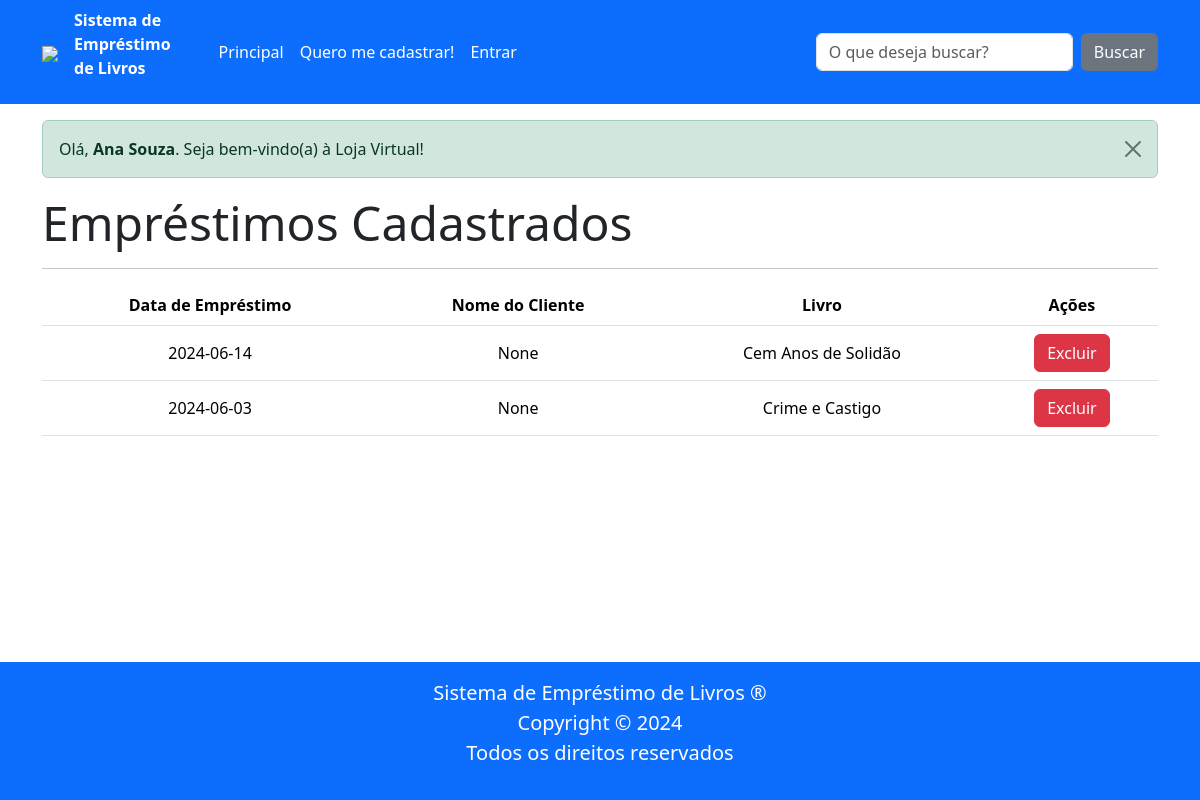
The app's page /emprestimos (signed in) with its own data.
### tables this page shows
CREATE TABLE cliente (
        id INTEGER PRIMARY KEY AUTOINCREMENT,
        nome TEXT NOT NULL,
        cpf TEXT NOT NULL UNIQUE,
        data_nascimento DATE NOT NULL,
        endereco TEXT NOT NULL,
        telefone TEXT NOT NULL UNIQUE,
        email TEXT NOT NULL UNIQUE,
        senha TEXT NOT NULL,
        admin INTEGER NOT NULL DEFAULT 0,
        token TEXT);

CREATE TABLE emprestimo (
    id INTEGER PRIMARY KEY AUTOINCREMENT,
    cliente_id INTEGER NOT NULL,
    data_emprestimo DATE NOT NULL,
    FOREIGN KEY (cliente_id) REFERENCES cliente (id)
);

CREATE TABLE livro (
        id INTEGER PRIMARY KEY AUTOINCREMENT,
        nome TEXT NOT NULL,
        autor TEXT NOT NULL,
        descricao TEXT NOT NULL,
        isbn TEXT NOT NULL,
        emprestado BOOLEAN NOT NULL

        );

### routes/main_routes.py (the view)
@router.get("/emprestimos")
async def get_emprestimos(request: Request):
    lista_emprestimos = EmprestimoRepo.obter_todos()
    lista_livros = LivroRepo.obter_todos()
    lista_clientes = ClienteRepo.obter_todos()
    lista_emprestimos_livro = EmprestimoLivroRepo.obter_todos()
    lista_final = []
    for emprestimo in lista_emprestimos:
        nome = None
        livro_selecionado = None
        for cliente in lista_clientes:
            if emprestimo.id == cliente.id:
                nome = cliente.nome
        for elivro in lista_emprestimos_livro:
            if emprestimo.id == elivro.id:
                for livro in lista_livros:
                    if livro.id == elivro.emprestimo_id:
                        livro_selecionado = livro.nome
        lista_final.append([emprestimo.data_emprestimo,nome,livro_selecionado, emprestimo.id])
    print(lista_final)
    return templates.TemplateResponse(
        "emprestimos.html",
        {"request": request,
        "lista_final":lista_final
        },
    )

### templates/emprestimos.html (shortened to what this page needs)
{% extends "base.html" %}
{% block conteudo %}
<h1 class="display-5"><b>Empréstimos Cadastrados</b></h1>
<hr>
<table class="table">
    <thead>
        <tr>
            <th>Data de Empréstimo</th>
            <th>Nome do Cliente</th>
            <th>Livro</th>
            <th>Ações</th>
        </tr>
    </thead>
    <tbody>
        {% for emprestimo in lista_final %}
        <tr>
            <td>{{ emprestimo[0] }}</td>
            <td>{{ emprestimo[1] }}</td>
            <td>{{ emprestimo[2] }}</td>
            <td>
                <form action="/excluir_emprestimo/{{emprestimo[3]}}" method="get">
                    <button type="submit" class="btn btn-danger">Excluir</button>
                </form>
            </td>
        </tr>
        {% endfor %}
    </tbody>
</table>
{% endblock %}

### templates/message_success.html
<div class="alert alert-success alert-dismissible fade show" role="alert">
    {{ message_success|safe }}
    <button type="button" class="btn-close" data-bs-dismiss="alert" aria-label="Fechar"></button>
</div>

### static/css/estilos.css (style rules this page uses)
.table td, .table th { vertical-align: middle; text-align: center; white-space: nowrap; }

### records on screen
cliente: nome "Olá, Ana Souza . Seja bem-vindo(a) à Loja Virtual!"
emprestimo: data_emprestimo "2024-06-14"
livro: nome "Cem Anos de Solidão"
emprestimo: data_emprestimo "2024-06-03"
livro: nome "Crime e Castigo"

### other values on screen
{{ emprestimo[1] }} "None" "None"
